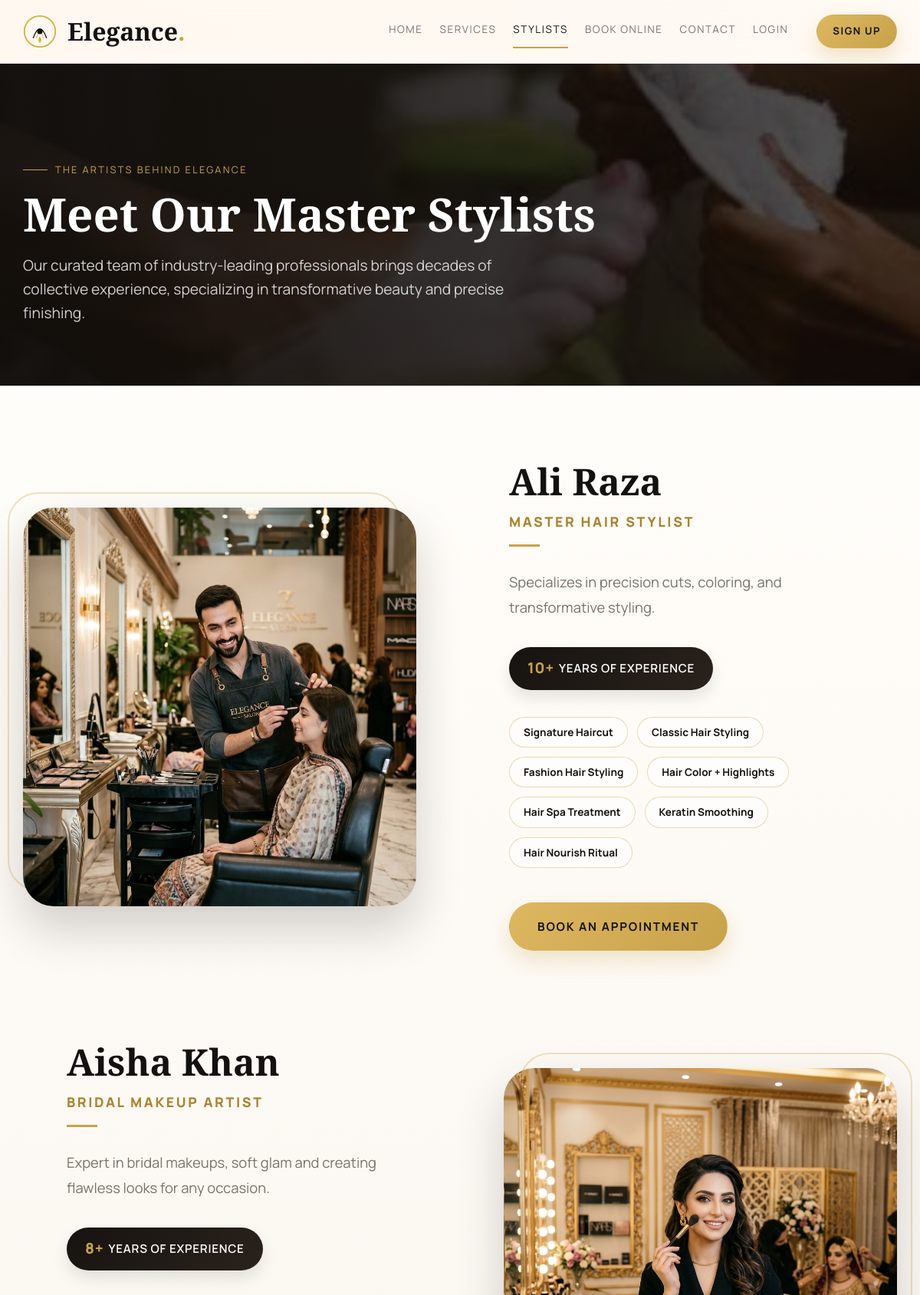
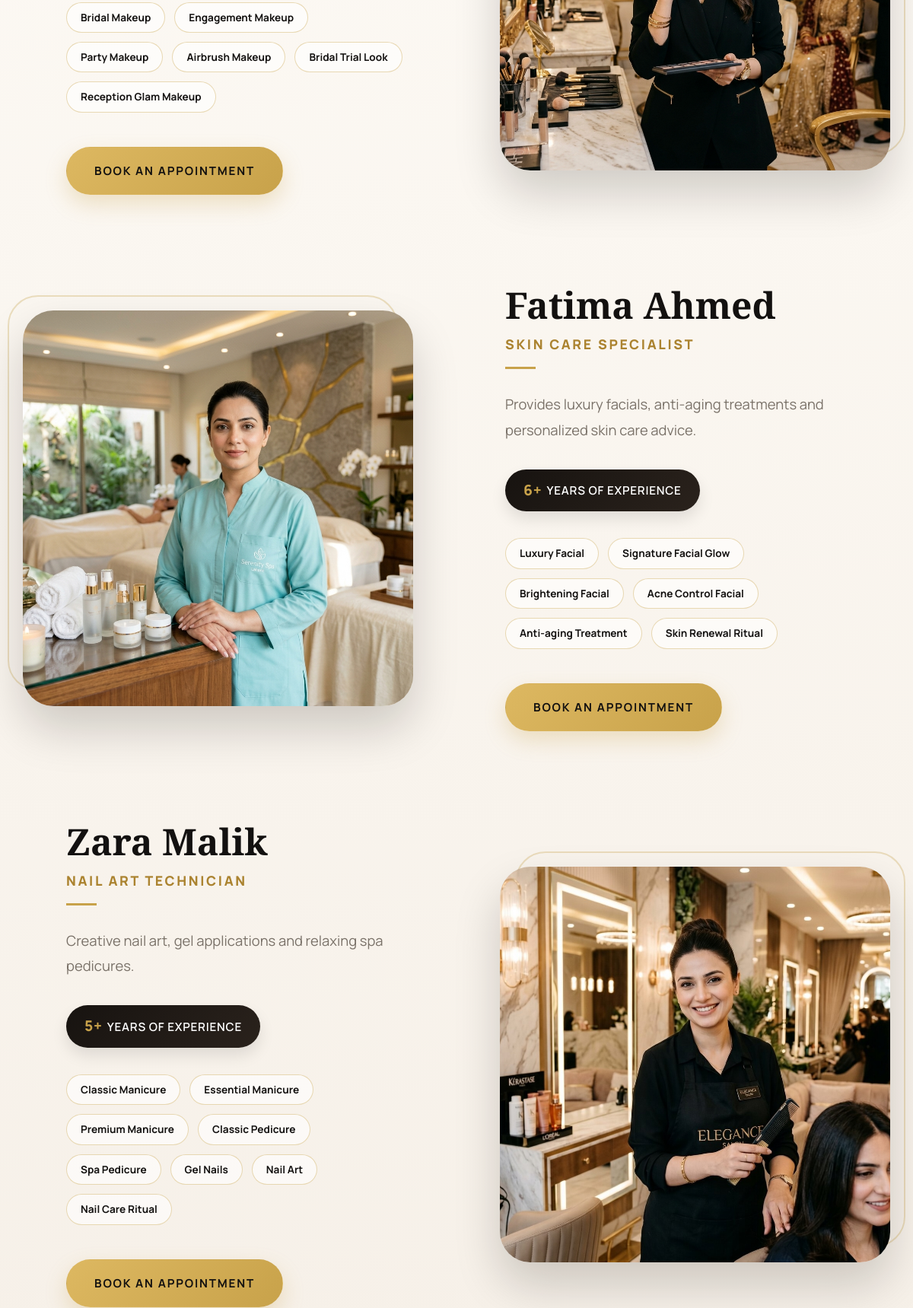
Page /stylists.php (upper part) on the committed database (2 pictures, top to bottom).
### tables this page shows
CREATE TABLE IF NOT EXISTS `staff` (
  `id` INT AUTO_INCREMENT PRIMARY KEY,
  `user_id` INT NOT NULL,
  `commission_rate` DECIMAL(5,2) DEFAULT 0.00,
  `services` TEXT COMMENT 'comma separated service ids',
  `specialization` VARCHAR(150) DEFAULT NULL,
  `experience_years` INT DEFAULT 0,
  `bio` TEXT DEFAULT NULL,
  FOREIGN KEY (`user_id`) REFERENCES `users`(`id`) ON DELETE CASCADE
);

CREATE TABLE IF NOT EXISTS `users` (
  `id` INT AUTO_INCREMENT PRIMARY KEY,
  `name` VARCHAR(100) NOT NULL,
  `username` VARCHAR(100) DEFAULT NULL,
  `email` VARCHAR(100) NOT NULL UNIQUE,
  `phone` VARCHAR(20),
  `password` VARCHAR(255) NOT NULL,
  `role` ENUM('admin', 'receptionist', 'stylist', 'client') DEFAULT 'client',
  `avatar` VARCHAR(255) DEFAULT NULL,
  `created_at` TIMESTAMP DEFAULT CURRENT_TIMESTAMP
);

### stylists.php (the view, shortened to what this page needs)
<?php
require_once 'includes/db.php';
$stylists = $pdo->query("
    SELECT u.id, u.name, u.avatar, st.specialization, st.experience_years, st.bio, st.services
    FROM users u
    JOIN staff st ON st.user_id = u.id
    WHERE u.role = 'stylist'
    ORDER BY st.experience_years DESC, u.name ASC
")->fetchAll();
$serviceMap = $pdo->query("SELECT id, name FROM services ORDER BY name ASC")->fetchAll(PDO::FETCH_KEY_PAIR);
include 'includes/header.php';
?>
<section class="page-hero dark" style="background: url('/salon-management/assets/images/spa_padicure.jpeg') center/cover; position:relative; z-index:1; padding: 120px 0 80px;">
    <div style="position:absolute; inset:0; background:linear-gradient(90deg, rgba(16,13,10,0.95) 0%, rgba(16,13,10,0.7) 100%); z-index:-1;"></div>
    <div class="container hero-copy">
        <span class="eyebrow" style="color: var(--color-primary);">The Artists Behind Elegance</span>
        <h1 style="font-size: clamp(3rem, 5vw, 5rem); margin-bottom:20px;">Meet Our Master Stylists</h1>
        <p style="font-size: 1.2rem; max-width: 700px; line-height:1.6; color: rgba(255,255,255,0.8);">Our curated team of industry-leading professionals brings decades of collective experience, specializing in transformative beauty and precise finishing.</p>
    </div>
</section>
<section class="editorial-shell">
    <div class="container">
        <?php foreach ($stylists as $stylist): ?>
            <?php
            $assignedServices = array_filter(array_map('trim', explode(',', (string) $stylist['services'])));
            $labels = [];
            foreach ($assignedServices as $serviceId) {
                if (isset($serviceMap[$serviceId])) {
                    $labels[] = $serviceMap[$serviceId];
                }
            }
            ?>
            <article class="stylist-editorial">
                <div class="stylist-ed-image">
                    <img src="<?php echo htmlspecialchars($stylist['avatar'] ?: '/salon-management/assets/images/stylist-default.svg'); ?>" alt="<?php echo htmlspecialchars($stylist['name']); ?>">
                </div>
                <div class="stylist-ed-content">
                    <h2><?php echo htmlspecialchars($stylist['name']); ?></h2>
                    <span class="stylist-ed-specialty"><?php echo htmlspecialchars($stylist['specialization'] ?: 'Styling Expert'); ?></span>
                    <p class="stylist-ed-bio">
                        <?php echo htmlspecialchars($stylist['bio'] ?: 'This stylist delivers polished finishing, guided consultations, and premium salon care.'); ?>
                    </p>
                    <div class="stylist-ed-exp">
                        <span><?php echo (int) $stylist['experience_years']; ?>+</span> YEARS OF EXPERIENCE
                    </div>
                    <?php if (!empty($labels)): ?>
                        <div class="stylist-ed-tags">
                            <?php foreach ($labels as $label): ?>
                                <span class="stylist-ed-tag"><?php echo htmlspecialchars($label); ?></span>
                            <?php endforeach; ?>
                        </div>
                    <?php endif; ?>
                    <div class="stylist-ed-action">
                        <a href="/salon-management/appointments.php?stylist_id=<?php echo $stylist['id']; ?>" class="btn btn-primary">Book an Appointment</a>
                    </div>
                </div>
            </article>
        <?php endforeach; ?>
    </div>
</section>
<?php include 'includes/footer.php'; ?>

### includes/header.php (shortened to what this page needs)
<?php
$base_url = '/salon-management';
$current_path = parse_url($_SERVER['REQUEST_URI'] ?? '', PHP_URL_PATH) ?: '';
function navIsActive(string $path): string {
    global $current_path;
    return str_ends_with($current_path, $path) ? 'active' : '';
}
?>
<!DOCTYPE html>
<html lang="en">
<head>
    <link rel="stylesheet" href="<?php echo $base_url; ?>/assets/css/style.css">
    <link rel="stylesheet" href="<?php echo $base_url; ?>/assets/css/animation.css">
    <link rel="stylesheet" href="<?php echo $base_url; ?>/assets/css/responsive.css">
</head>
<body>
    <div id="particle-background"></div>
<header class="header">
    <div class="container nav-container">
        <a href="<?php echo $base_url; ?>/index.php" class="logo-container">
            <span class="nav-brand">Elegance<span style="color:var(--color-primary);">.</span></span>
        </a>
        <nav class="nav-menu">
            <a href="<?php echo $base_url; ?>/index.php" class="nav-link <?php echo navIsActive('/index.php'); ?>">Home</a>
            <a href="<?php echo $base_url; ?>/services.php" class="nav-link <?php echo navIsActive('/services.php'); ?>">Services</a>
            <a href="<?php echo $base_url; ?>/stylists.php" class="nav-link <?php echo navIsActive('/stylists.php'); ?>">Stylists</a>
            <a href="<?php echo $base_url; ?>/appointments.php" class="nav-link <?php echo navIsActive('/appointments.php'); ?>">Book Online</a>
            <a href="<?php echo $base_url; ?>/contact.php" class="nav-link <?php echo navIsActive('/contact.php'); ?>">Contact</a>
            <?php if (isset($_SESSION['user_id'])): ?>
                <?php
                $role = currentUserRole();
                $dash_url = dashboardUrlForRole($role);
                ?>
                <a href="<?php echo $dash_url; ?>" class="nav-link">Dashboard (<?php echo ucfirst($role); ?>)</a>
                <a href="<?php echo $base_url; ?>/logout.php" class="nav-link text-gold" style="font-weight:600;">Logout</a>
            <?php else: ?>
                <a href="<?php echo $base_url; ?>/login.php" class="nav-link">Login</a>
                <a href="<?php echo $base_url; ?>/register.php" class="btn btn-primary" style="margin-left:15px; padding: 8px 20px;">Sign Up</a>
            <?php endif; ?>
        </nav>
    </div>
</header>
<main class="site-main">

### includes/footer.php (shortened to what this page needs)
</main>
</body>
</html>

### assets/css/style.css (style rules this page uses)
:root { --color-primary: #c8a24a; --color-primary-dark: #ab8330; --color-black: #131110; --color-dark: #1c1816; --color-panel: #211d1a; --color-cream: #f8f2e8; --color-muted: #7a7269; --color-border: rgba(200, 162, 74, 0.18); --color-white: #ffffff; --color-success: #2f855a; --color-danger: #c53030; --color-info: #2b6cb0; --font-heading: 'Cormorant Garamond', serif; --font-body: 'Manrope', sans-serif; --shadow-sm: 0 14px 30px rgba(15, 11, 8, 0.08); --shadow-lg: 0 28px 70px rgba(15, 11, 8, 0.18); --radius: 22px; --transition: 0.28s ease; }
* { margin: 0; padding: 0; box-sizing: border-box; }
html { scroll-behavior: smooth; }
body { font-family: var(--font-body); color: var(--color-black); background: radial-gradient(circle at top left, rgba(200, 162, 74, 0.12), transparent 28%), linear-gradient(180deg, #fffdf9 0%, #f6f0e8 100%); line-height: 1.65; min-height: 100vh; }
.site-main { flex: 1; }
h1, h2, h3, h4, h5, h6 { font-family: var(--font-heading); font-weight: 700; line-height: 1.05; margin-bottom: 1rem; }
h1 { font-size: clamp(2.8rem, 5vw, 5.4rem); }
h2 { font-size: clamp(2rem, 3.5vw, 3.4rem); }
a { text-decoration: none; color: inherit; transition: color var(--transition), transform var(--transition), background-color var(--transition), border-color var(--transition), box-shadow var(--transition), opacity var(--transition); }
img { width: 100%; display: block; }
.container { width: min(1180px, calc(100% - 32px)); margin: 0 auto; }
.eyebrow { display: inline-flex; align-items: center; gap: 10px; font-size: 0.8rem; letter-spacing: 0.18em; text-transform: uppercase; color: var(--color-primary); margin-bottom: 16px; }
.eyebrow::before { content: ''; width: 32px; height: 1px; background: currentColor; }
.btn { display: inline-flex; justify-content: center; align-items: center; gap: 10px; padding: 13px 22px; border-radius: 999px; border: 1px solid transparent; cursor: pointer; text-transform: uppercase; letter-spacing: 0.12em; font-size: 0.82rem; font-weight: 700; }
.btn-primary { background: linear-gradient(135deg, #ddb861, var(--color-primary)); color: var(--color-black); box-shadow: 0 12px 28px rgba(200, 162, 74, 0.28); }
.header { position: sticky; top: 0; z-index: 1000; border-bottom: 1px solid rgba(255, 255, 255, 0.08); background: rgba(255, 250, 243, 0.84); backdrop-filter: blur(18px); }
.nav-container { min-height: 82px; display: flex; align-items: center; justify-content: space-between; gap: 24px; }
.logo-container { display: inline-flex; align-items: center; gap: 14px; }
.logo-svg { width: 44px; height: 44px; }
.nav-brand { font-family: var(--font-heading); font-size: 2rem; font-weight: 700; }
.nav-menu { display: flex; align-items: center; gap: 22px; }
.nav-link { font-size: 0.84rem; text-transform: uppercase; letter-spacing: 0.12em; color: var(--color-muted); position: relative; padding: 8px 0; }
.nav-link.active, .nav-link:hover { color: var(--color-black); }
.nav-link::after { content: ''; position: absolute; left: 0; bottom: 0; width: 100%; height: 2px; transform: scaleX(0); transform-origin: left; background: var(--color-primary); transition: transform var(--transition); }
.nav-link:hover::after, .nav-link.active::after { transform: scaleX(1); }
.page-hero { padding: 72px 0 28px; }
.page-hero.dark { background: linear-gradient(150deg, #15110f, #241d18); color: var(--color-white); }
.page-hero p, .hero-copy p { font-size: 1.05rem; color: var(--color-muted); max-width: 620px; }
.page-hero.dark p, .page-hero.dark .eyebrow { color: rgba(255, 255, 255, 0.78); }

### assets/css/animation.css (style rules this page uses)
#particle-background { position: fixed; top: 0; left: 0; width: 100%; height: 100%; z-index: -1; pointer-events: none; }
#particle-background::before { content: ''; position: absolute; top: 0; left: 0; width: 100%; height: 100%; background: radial-gradient(circle, rgba(212, 175, 55, 0.2) 2px, transparent 2px); background-size: 10px 10px; animation: moveBackground 60s linear infinite; filter: blur(0.5px); }
body::before { content: ''; position: fixed; top: 0; left: 0; width: 100vw; height: 100vh; pointer-events: none; z-index: -1; }

### assets/css/responsive.css (style rules this page uses)
@media screen and (max-width: 1200px) { .container { width: min(95%, 1180px); } }
img { max-width: 100%; height: auto; }
button, .btn, .nav-link, .slot-btn, .service-filter-btn { min-height: 44px; }

### rows in the picture
staff: user.avatar (picture), user.name "Ali Raza", specialization "MASTER HAIR STYLIST", bio "Specializes in precision cuts, coloring, and transformative styling.", experience_years "10", label "Signature Haircut", label "Classic Hair Styling", label "Fashion Hair Styling", label "Hair Color + Highlights", label "Hair Spa Treatment", label "Keratin Smoothing", label "Hair Nourish Ritual"
staff: user.avatar (picture), user.name "Aisha Khan", specialization "BRIDAL MAKEUP ARTIST", bio "Expert in bridal makeups, soft glam and creating flawless looks for any occasion.", experience_years "8", label "Bridal Makeup", label "Engagement Makeup", label "Party Makeup", label "Airbrush Makeup", label "Bridal Trial Look", label "Reception Glam Makeup"
staff: user.avatar (picture), user.name "Fatima Ahmed", specialization "SKIN CARE SPECIALIST", bio "Provides luxury facials, anti-aging treatments and personalized skin care advice.", experience_years "6", label "Luxury Facial", label "Signature Facial Glow", label "Brightening Facial", label "Acne Control Facial", label "Anti-aging Treatment", label "Skin Renewal Ritual"
staff: user.avatar (picture), user.name "Zara Malik", specialization "NAIL ART TECHNICIAN", bio "Creative nail art, gel applications and relaxing spa pedicures.", experience_years "5", label "Classic Manicure", label "Essential Manicure", label "Premium Manicure", label "Classic Pedicure", label "Spa Pedicure", label "Gel Nails", label "Nail Art", label "Nail Care Ritual"
